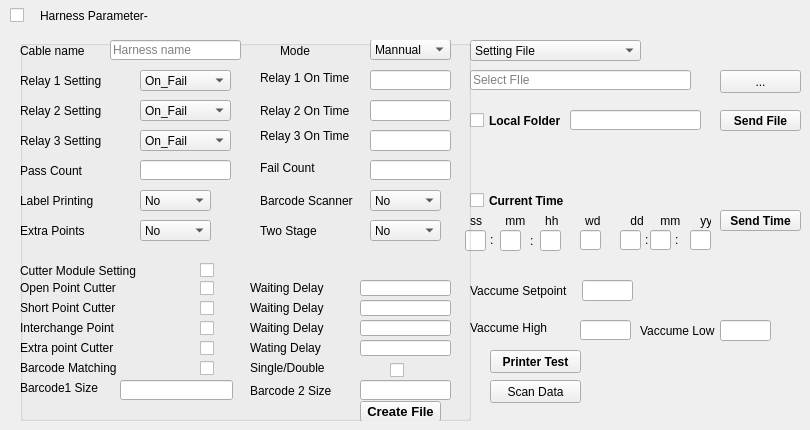
    <widget class="QWidget" name="tab_2">
     <attribute name="title">
      <string>Teaching</string>
     </attribute>
     <widget class="QCheckBox" name="checkBox_12">
      <property name="geometry">
       <rect>
        <x>10</x>
        <y>0</y>
        <width>41</width>
        <height>31</height>
       </rect>
      </property>
      <property name="text">
       <string/>
      </property>
     </widget>
     <widget class="QLabel" name="label_28">
      <property name="geometry">
       <rect>
        <x>40</x>
        <y>0</y>
        <width>111</width>
        <height>31</height>
       </rect>
      </property>
      <property name="font">
       <font>
        <pointsize>9</pointsize>
        <weight>50</weight>
        <bold>false</bold>
       </font>
      </property>
      <property name="text">
       <string>Harness Parameter-</string>
      </property>
     </widget>
     <widget class="QComboBox" name="comboBox_16">
      <property name="geometry">
       <rect>
        <x>470</x>
        <y>40</y>
        <width>171</width>
        <height>21</height>
       </rect>
      </property>
      <item>
       <property name="text">
        <string>Setting File</string>
       </property>
      </item>
      <item>
       <property name="text">
        <string>Harness File</string>
       </property>
      </item>
      <item>
       <property name="text">
        <string>Lable File</string>
       </property>
      </item>
      <item>
       <property name="text">
        <string>Group File</string>
       </property>
      </item>
      <item>
       <property name="text">
        <string>Barcode1 File</string>
       </property>
      </item>
      <item>
       <property name="text">
        <string>Barcode2 File</string>
       </property>
      </item>
     </widget>
     <widget class="QLineEdit" name="lineEdit_31">
      <property name="geometry">
       <rect>
        <x>470</x>
        <y>70</y>
        <width>221</width>
        <height>20</height>
       </rect>
      </property>
      <property name="font">
       <font>
        <weight>50</weight>
        <bold>false</bold>
       </font>
      </property>
      <property name="placeholderText">
       <string>Select FIle</string>
      </property>
     </widget>
     <widget class="QPushButton" name="pushButton_27">
      <property name="geometry">
       <rect>
        <x>720</x>
        <y>70</y>
        <width>81</width>
        <height>23</height>
       </rect>
      </property>
      <property name="text">
       <string>...</string>
      </property>
     </widget>
     <widget class="QCheckBox" name="checkBox_20">
      <property name="geometry">
       <rect>
        <x>470</x>
        <y>110</y>
        <width>91</width>
        <height>21</height>
       </rect>
      </property>
      <property name="font">
       <font>
        <weight>75</weight>
        <bold>true</bold>
       </font>
      </property>
      <property name="text">
       <string>Local Folder</string>
      </property>
     </widget>
     <widget class="QPushButton" name="pushButton_28">
      <property name="geometry">
       <rect>
        <x>720</x>
        <y>110</y>
        <width>81</width>
        <height>21</height>
       </rect>
      </property>
      <property name="font">
       <font>
        <weight>75</weight>
        <bold>true</bold>
       </font>
      </property>
      <property name="text">
       <string>Send File</string>
      </property>
     </widget>
     <widget class="QCheckBox" name="checkBox_21">
      <property name="geometry">
       <rect>
        <x>470</x>
        <y>190</y>
        <width>101</width>
        <height>21</height>
       </rect>
      </property>
      <property name="font">
       <font>
        <weight>75</weight>
        <bold>true</bold>
       </font>
      </property>
      <property name="text">
       <string>Current Time</string>
      </property>
     </widget>
     <widget class="QPushButton" name="pushButton_29">
      <property name="geometry">
       <rect>
        <x>720</x>
        <y>210</y>
        <width>81</width>
        <height>21</height>
       </rect>
      </property>
      <property name="font">
       <font>
        <weight>75</weight>
        <bold>true</bold>
       </font>
      </property>
      <property name="text">
       <string>Send Time</string>
      </property>
     </widget>
     <widget class="QLabel" name="label_56">
      <property name="geometry">
       <rect>
        <x>470</x>
        <y>205</y>
        <width>241</width>
        <height>31</height>
       </rect>
      </property>
      <property name="font">
       <font>
        <weight>50</weight>
        <bold>false</bold>
       </font>
      </property>
      <property name="text">
       <string>ss       mm      hh        wd         dd     mm      yy</string>
      </property>
     </widget>
     <widget class="QLineEdit" name="lineEdit_32">
      <property name="geometry">
       <rect>
        <x>465</x>
        <y>230</y>
        <width>21</width>
        <height>21</height>
       </rect>
      </property>
     </widget>
     <widget class="QLabel" name="label_57">
      <property name="geometry">
       <rect>
        <x>490</x>
        <y>230</y>
        <width>21</width>
        <height>20</height>
       </rect>
      </property>
      <property name="text">
       <string>:</string>
      </property>
     </widget>
     <widget class="QLineEdit" name="lineEdit_33">
      <property name="geometry">
       <rect>
        <x>500</x>
        <y>230</y>
        <width>21</width>
        <height>21</height>
       </rect>
      </property>
     </widget>
     <widget class="QLabel" name="label_58">
      <property name="geometry">
       <rect>
        <x>530</x>
        <y>230</y>
        <width>21</width>
        <height>21</height>
       </rect>
      </property>
      <property name="text">
       <string>:</string>
      </property>
     </widget>
     <widget class="QLineEdit" name="lineEdit_34">
      <property name="geometry">
       <rect>
        <x>540</x>
        <y>230</y>
        <width>21</width>
        <height>21</height>
       </rect>
      </property>
     </widget>
     <widget class="QLineEdit" name="lineEdit_35">
      <property name="geometry">
       <rect>
        <x>580</x>
        <y>230</y>
        <width>21</width>
        <height>20</height>
       </rect>
      </property>
     </widget>
     <widget class="QLineEdit" name="lineEdit_36">
      <property name="geometry">
       <rect>
        <x>620</x>
        <y>230</y>
        <width>21</width>
        <height>20</height>
       </rect>
      </property>
     </widget>
     <widget class="QLabel" name="label_59">
      <property name="geometry">
       <rect>
        <x>645</x>
        <y>230</y>
        <width>21</width>
        <height>20</height>
       </rect>
      </property>
      <property name="text">
       <string>:</string>
      </property>
     </widget>
     <widget class="QLineEdit" name="lineEdit_37">
      <property name="geometry">
       <rect>
        <x>650</x>
        <y>230</y>
        <width>21</width>
        <height>20</height>
       </rect>
      </property>
     </widget>
     <widget class="QLabel" name="label_60">
      <property name="geometry">
       <rect>
        <x>675</x>
        <y>230</y>
        <width>21</width>
        <height>20</height>
       </rect>
      </property>
      <property name="text">
       <string>:</string>
      </property>
     </widget>
     <widget class="QLineEdit" name="lineEdit_38">
      <property name="geometry">
       <rect>
        <x>690</x>
        <y>230</y>
        <width>21</width>
        <height>20</height>
       </rect>
      </property>
     </widget>
     <widget class="QLabel" name="label_61">
      <property name="geometry">
       <rect>
        <x>470</x>
        <y>280</y>
        <width>111</width>
        <height>21</height>
       </rect>
      </property>
      <property name="font">
       <font>
        <weight>50</weight>
        <bold>false</bold>
       </font>
      </property>
      <property name="text">
       <string>Vaccume Setpoint</string>
      </property>
     </widget>
     <widget class="QLineEdit" name="lineEdit_39">
      <property name="geometry">
       <rect>
        <x>582</x>
        <y>280</y>
        <width>51</width>
        <height>21</height>
       </rect>
      </property>
     </widget>
     <widget class="QLabel" name="label_62">
      <property name="geometry">
       <rect>
        <x>470</x>
        <y>320</y>
        <width>81</width>
        <height>16</height>
       </rect>
      </property>
      <property name="font">
       <font>
        <weight>50</weight>
        <bold>false</bold>
       </font>
      </property>
      <property name="text">
       <string>Vaccume High</string>
      </property>
     </widget>
     <widget class="QLineEdit" name="lineEdit_40">
      <property name="geometry">
       <rect>
        <x>580</x>
        <y>320</y>
        <width>51</width>
        <height>20</height>
       </rect>
      </property>
     </widget>
     <widget class="QPushButton" name="pushButton_30">
      <property name="geometry">
       <rect>
        <x>490</x>
        <y>350</y>
        <width>91</width>
        <height>23</height>
       </rect>
      </property>
      <property name="font">
       <font>
        <weight>75</weight>
        <bold>true</bold>
       </font>
      </property>
      <property name="text">
       <string>Printer Test</string>
      </property>
     </widget>
     <widget class="QPushButton" name="pushButton_31">
      <property name="geometry">
       <rect>
        <x>490</x>
        <y>380</y>
        <width>91</width>
        <height>23</height>
       </rect>
      </property>
      <property name="text">
       <string>Scan Data</string>
      </property>
     </widget>
     <widget class="QLabel" name="label_63">
      <property name="geometry">
       <rect>
        <x>640</x>
        <y>320</y>
        <width>81</width>
        <height>21</height>
       </rect>
      </property>
      <property name="font">
       <font>
        <weight>50</weight>
        <bold>false</bold>
       </font>
      </property>
      <property name="text">
       <string>Vaccume Low</string>
      </property>
     </widget>
     <widget class="QLineEdit" name="lineEdit_41">
      <property name="geometry">
       <rect>
        <x>720</x>
        <y>320</y>
        <width>51</width>
        <height>21</height>
       </rect>
      </property>
     </widget>
     <widget class="QLineEdit" name="lineEdit_4">
      <property name="geometry">
       <rect>
        <x>570</x>
        <y>110</y>
        <width>131</width>
        <height>20</height>
       </rect>
      </property>
      <property name="accessibleName">
       <string/>
      </property>
      <property name="echoMode">
       <enum>QLineEdit::Normal</enum>
      </property>
     </widget>
     <widget class="QGroupBox" name="groupBox">
      <property name="geometry">
       <rect>
        <x>20</x>
        <y>40</y>
        <width>451</width>
        <height>381</height>
       </rect>
      </property>
      <property name="title">
       <string/>
      </property>
      <widget class="QLabel" name="label_29">
       <property name="geometry">
        <rect>
         <x>0</x>
         <y>0</y>
         <width>81</width>
         <height>21</height>
        </rect>
       </property>
       <property name="font">
        <font>
         <pointsize>9</pointsize>
         <weight>50</weight>
         <bold>false</bold>
        </font>
       </property>
       <property name="text">
        <string>Cable name</string>
       </property>
      </widget>
      <widget class="QLineEdit" name="lineEdit_19">
       <property name="geometry">
        <rect>
         <x>90</x>
         <y>0</y>
         <width>131</width>
         <height>20</height>
        </rect>
       </property>
       <property name="font">
        <font>
         <pointsize>9</pointsize>
         <weight>50</weight>
         <bold>false</bold>
        </font>
       </property>
       <property name="text">
        <string/>
       </property>
       <property name="placeholderText">
        <string>Harness name</string>
       </property>
      </widget>
      <widget class="QLabel" name="label_43">
       <property name="geometry">
        <rect>
         <x>260</x>
         <y>0</y>
         <width>41</width>
         <height>21</height>
        </rect>
       </property>
       <property name="font">
        <font>
         <weight>50</weight>
         <bold>false</bold>
        </font>
       </property>
       <property name="text">
        <string>Mode</string>
       </property>
      </widget>
      <widget class="QComboBox" name="comboBox_13">
       <property name="geometry">
        <rect>
         <x>350</x>
         <y>-1</y>
         <width>81</width>
         <height>21</height>
        </rect>
       </property>
       <item>
        <property name="text">
         <string>Mannual</string>
        </property>
       </item>
       <item>
        <property name="text">
         <string>Auto</string>
        </property>
       </item>
      </widget>
      <widget class="QLabel" name="label_30">
       <property name="geometry">
        <rect>
         <x>0</x>
         <y>30</y>
         <width>101</width>
         <height>21</height>
        </rect>
       </property>
       <property name="font">
        <font>
         <pointsize>9</pointsize>
         <weight>50</weight>
         <bold>false</bold>
        </font>
       </property>
       <property name="text">
        <string>Relay 1 Setting</string>
       </property>
      </widget>
      <widget class="QLabel" name="label_31">
       <property name="geometry">
        <rect>
         <x>0</x>
         <y>60</y>
         <width>91</width>
         <height>21</height>
        </rect>
       </property>
       <property name="font">
        <font>
         <pointsize>9</pointsize>
         <weight>50</weight>
         <bold>false</bold>
        </font>
       </property>
       <property name="text">
        <string>Relay 2 Setting</string>
       </property>
      </widget>
      <widget class="QLabel" name="label_32">
       <property name="geometry">
        <rect>
         <x>0</x>
         <y>90</y>
         <width>91</width>
         <height>21</height>
        </rect>
       </property>
       <property name="font">
        <font>
         <pointsize>9</pointsize>
         <weight>50</weight>
         <bold>false</bold>
        </font>
       </property>
       <property name="text">
        <string>Relay 3 Setting</string>
       </property>
      </widget>
      <widget class="QComboBox" name="comboBox_8">
       <property name="geometry">
        <rect>
         <x>120</x>
         <y>30</y>
         <width>91</width>
         <height>21</height>
        </rect>
       </property>
       <property name="font">
        <font>
         <pointsize>9</pointsize>
         <weight>50</weight>
         <bold>false</bold>
        </font>
       </property>
       <item>
        <property name="text">
         <string>On_Fail</string>
        </property>
       </item>
       <item>
        <property name="text">
         <string>On_Pass</string>
        </property>
       </item>
      </widget>
      <widget class="QComboBox" name="comboBox_9">
       <property name="geometry">
        <rect>
         <x>120</x>
         <y>60</y>
         <width>91</width>
         <height>21</height>
        </rect>
       </property>
       <property name="font">
        <font>
         <pointsize>9</pointsize>
         <weight>50</weight>
         <bold>false</bold>
        </font>
       </property>
       <item>
        <property name="text">
         <string>On_Fail</string>
        </property>
       </item>
       <item>
        <property name="text">
         <string>On_Pass</string>
        </property>
       </item>
      </widget>
      <widget class="QComboBox" name="comboBox_10">
       <property name="geometry">
        <rect>
         <x>120</x>
         <y>90</y>
         <width>91</width>
         <height>21</height>
        </rect>
       </property>
       <property name="font">
        <font>
         <pointsize>9</pointsize>
         <weight>50</weight>
         <bold>false</bold>
        </font>
       </property>
       <item>
        <property name="text">
         <string>On_Fail</string>
        </property>
       </item>
       <item>
        <property name="text">
         <string>On_Pass</string>
        </property>
       </item>
      </widget>
      <widget class="QLabel" name="label_44">
       <property name="geometry">
        <rect>
         <x>240</x>
         <y>30</y>
         <width>91</width>
         <height>16</height>
        </rect>
       </property>
       <property name="font">
        <font>
         <weight>50</weight>
         <bold>false</bold>
        </font>
       </property>
       <property name="text">
        <string>Relay 1 On Time</string>
       </property>
      </widget>
      <widget class="QLabel" name="label_45">
       <property name="geometry">
        <rect>
         <x>240</x>
         <y>60</y>
         <width>91</width>
         <height>21</height>
        </rect>
       </property>
       <property name="font">
        <font>
         <weight>50</weight>
         <bold>false</bold>
        </font>
       </property>
       <property name="text">
        <string>Relay 2 On Time</string>
       </property>
      </widget>
      <widget class="QLabel" name="label_46">
       <property name="geometry">
        <rect>
         <x>240</x>
         <y>80</y>
         <width>91</width>
         <height>31</height>
        </rect>
       </property>
       <property name="font">
        <font>
         <weight>50</weight>
         <bold>false</bold>
        </font>
       </property>
       <property name="text">
        <string>Relay 3 On Time</string>
       </property>
      </widget>
      <widget class="QLineEdit" name="lineEdit_22">
       <property name="geometry">
        <rect>
         <x>350</x>
         <y>30</y>
         <width>81</width>
         <height>20</height>
        </rect>
       </property>
      </widget>
      <widget class="QLineEdit" name="lineEdit_23">
       <property name="geometry">
        <rect>
         <x>350</x>
         <y>60</y>
         <width>81</width>
         <height>21</height>
        </rect>
       </property>
      </widget>
      <widget class="QLineEdit" name="lineEdit_24">
       <property name="geometry">
        <rect>
         <x>350</x>
         <y>90</y>
         <width>81</width>
         <height>21</height>
        </rect>
       </property>
      </widget>
      <widget class="QLabel" name="label_33">
       <property name="geometry">
        <rect>
         <x>0</x>
         <y>120</y>
         <width>71</width>
         <height>21</height>
        </rect>
       </property>
       <property name="font">
        <font>
         <pointsize>9</pointsize>
         <weight>50</weight>
         <bold>false</bold>
        </font>
       </property>
       <property name="text">
        <string>Pass Count</string>
       </property>
      </widget>
      <widget class="QLineEdit" name="lineEdit_20">
       <property name="geometry">
        <rect>
         <x>120</x>
         <y>120</y>
         <width>91</width>
         <height>20</height>
        </rect>
       </property>
       <property name="font">
        <font>
         <pointsize>9</pointsize>
         <weight>50</weight>
         <bold>false</bold>
        </font>
       </property>
      </widget>
      <widget class="QLabel" name="label_47">
       <property name="geometry">
        <rect>
         <x>240</x>
         <y>120</y>
         <width>61</width>
         <height>16</height>
        </rect>
       </property>
       <property name="font">
        <font>
         <weight>50</weight>
         <bold>false</bold>
        </font>
       </property>
       <property name="text">
        <string>Fail Count</string>
       </property>
      </widget>
      <widget class="QLineEdit" name="lineEdit_25">
       <property name="geometry">
        <rect>
         <x>350</x>
         <y>120</y>
         <width>81</width>
         <height>20</height>
        </rect>
       </property>
      </widget>
      <widget class="QLabel" name="label_34">
       <property name="geometry">
        <rect>
         <x>0</x>
         <y>150</y>
         <width>81</width>
         <height>21</height>
        </rect>
       </property>
       <property name="font">
        <font>
         <pointsize>9</pointsize>
         <weight>50</weight>
         <bold>false</bold>
        </font>
       </property>
       <property name="text">
        <string>Label Printing</string>
       </property>
      </widget>
      <widget class="QComboBox" name="comboBox_11">
       <property name="geometry">
        <rect>
         <x>120</x>
         <y>150</y>
         <width>71</width>
         <height>21</height>
        </rect>
       </property>
       <property name="font">
        <font>
         <pointsize>9</pointsize>
         <weight>50</weight>
         <bold>false</bold>
        </font>
       </property>
       <item>
        <property name="text">
         <string>No</string>
        </property>
       </item>
       <item>
        <property name="text">
         <string>Yes</string>
        </property>
       </item>
      </widget>
      <widget class="QLabel" name="label_48">
       <property name="geometry">
        <rect>
         <x>240</x>
         <y>150</y>
         <width>101</width>
         <height>21</height>
        </rect>
       </property>
       <property name="font">
        <font>
         <weight>50</weight>
         <bold>false</bold>
        </font>
       </property>
       <property name="text">
        <string>Barcode Scanner</string>
       </property>
      </widget>
      <widget class="QComboBox" name="comboBox_14">
       <property name="geometry">
        <rect>
         <x>350</x>
         <y>150</y>
         <width>71</width>
         <height>21</height>
        </rect>
       </property>
       <item>
        <property name="text">
         <string>No</string>
        </property>
       </item>
       <item>
        <property name="text">
         <string>Yes</string>
        </property>
       </item>
      </widget>
      <widget class="QLabel" name="label_35">
       <property name="geometry">
        <rect>
         <x>0</x>
         <y>180</y>
         <width>71</width>
         <height>21</height>
        </rect>
       </property>
       <property name="font">
        <font>
         <pointsize>9</pointsize>
         <weight>50</weight>
         <bold>false</bold>
        </font>
       </property>
       <property name="text">
        <string>Extra Points</string>
       </property>
      </widget>
      <widget class="QComboBox" name="comboBox_12">
       <property name="geometry">
        <rect>
         <x>120</x>
         <y>180</y>
         <width>71</width>
         <height>21</height>
        </rect>
       </property>
       <property name="font">
        <font>
         <pointsize>9</pointsize>
         <weight>50</weight>
         <bold>false</bold>
        </font>
       </property>
       <item>
        <property name="text">
         <string>No</string>
        </property>
       </item>
       <item>
        <property name="text">
         <string>Yes</string>
        </property>
       </item>
      </widget>
      <widget class="QLabel" name="label_49">
       <property name="geometry">
        <rect>
         <x>240</x>
         <y>170</y>
         <width>71</width>
         <height>41</height>
        </rect>
       </property>
       <property name="font">
        <font>
         <weight>50</weight>
         <bold>false</bold>
        </font>
       </property>
       <property name="text">
        <string>Two Stage</string>
       </property>
      </widget>
      <widget class="QComboBox" name="comboBox_15">
       <property name="geometry">
        <rect>
         <x>350</x>
         <y>180</y>
         <width>71</width>
         <height>21</height>
        </rect>
       </property>
       <item>
        <property name="text">
         <string>No</string>
        </property>
       </item>
       <item>
        <property name="text">
         <string>Yes</string>
        </property>
       </item>
      </widget>
      <widget class="QLabel" name="label_36">
       <property name="geometry">
        <rect>
         <x>0</x>
         <y>220</y>
         <width>131</width>
         <height>21</height>
        </rect>
       </property>
       <property name="font">
        <font>
         <pointsize>9</pointsize>
         <weight>50</weight>
         <bold>false</bold>
        </font>
       </property>
       <property name="text">
        <string>Cutter Module Setting</string>
       </property>
      </widget>
      <widget class="QCheckBox" name="checkBox_13">
       <property name="geometry">
        <rect>
         <x>180</x>
         <y>220</y>
         <width>21</width>
         <height>21</height>
        </rect>
       </property>
       <property name="font">
        <font>
         <pointsize>9</pointsize>
         <weight>50</weight>
         <bold>false</bold>
        </font>
       </property>
       <property name="text">
        <string/>
       </property>
      </widget>
      <widget class="QLabel" name="label_37">
       <property name="geometry">
        <rect>
         <x>0</x>
         <y>240</y>
         <width>101</width>
         <height>16</height>
        </rect>
       </property>
       <property name="font">
        <font>
         <pointsize>9</pointsize>
         <weight>50</weight>
         <bold>false</bold>
        </font>
       </property>
       <property name="text">
        <string>Open Point Cutter</string>
       </property>
      </widget>
      <widget class="QLabel" name="label_38">
       <property name="geometry">
        <rect>
         <x>0</x>
         <y>260</y>
         <width>101</width>
         <height>16</height>
        </rect>
       </property>
       <property name="font">
        <font>
         <pointsize>9</pointsize>
         <weight>50</weight>
         <bold>false</bold>
        </font>
       </property>
       <property name="text">
        <string>Short Point Cutter</string>
       </property>
      </widget>
      <widget class="QCheckBox" name="checkBox_14">
       <property name="geometry">
        <rect>
         <x>180</x>
         <y>240</y>
         <width>21</width>
         <height>17</height>
        </rect>
       </property>
       <property name="text">
        <string/>
       </property>
      </widget>
      <widget class="QCheckBox" name="checkBox_15">
       <property name="geometry">
        <rect>
         <x>180</x>
         <y>260</y>
         <width>21</width>
         <height>17</height>
        </rect>
       </property>
       <property name="text">
        <string/>
       </property>
      </widget>
      <widget class="QLabel" name="label_50">
       <property name="geometry">
        <rect>
         <x>230</x>
         <y>240</y>
         <width>91</width>
         <height>16</height>
        </rect>
       </property>
       <property name="font">
        <font>
         <weight>50</weight>
         <bold>false</bold>
        </font>
       </property>
       <property name="text">
        <string>Waiting Delay</string>
       </property>
      </widget>
      <widget class="QLineEdit" name="lineEdit_26">
       <property name="geometry">
        <rect>
         <x>340</x>
         <y>240</y>
         <width>91</width>
         <height>16</height>
        </rect>
       </property>
      </widget>
      <widget class="QLabel" name="label_51">
       <property name="geometry">
        <rect>
         <x>230</x>
         <y>260</y>
         <width>91</width>
         <height>16</height>
        </rect>
       </property>
       <property name="font">
        <font>
         <weight>50</weight>
         <bold>false</bold>
        </font>
       </property>
       <property name="text">
        <string>Waiting Delay</string>
       </property>
      </widget>
      <widget class="QLineEdit" name="lineEdit_27">
       <property name="geometry">
        <rect>
         <x>340</x>
         <y>260</y>
         <width>91</width>
         <height>16</height>
        </rect>
       </property>
      </widget>
      <widget class="QLabel" name="label_39">
       <property name="geometry">
        <rect>
         <x>0</x>
         <y>280</y>
         <width>101</width>
         <height>16</height>
        </rect>
       </property>
       <property name="font">
        <font>
         <weight>50</weight>
         <bold>false</bold>
        </font>
       </property>
       <property name="text">
        <string>Interchange Point</string>
       </property>
      </widget>
      <widget class="QCheckBox" name="checkBox_16">
       <property name="geometry">
        <rect>
         <x>180</x>
         <y>280</y>
         <width>21</width>
         <height>17</height>
        </rect>
       </property>
       <property name="text">
        <string/>
       </property>
      </widget>
      <widget class="QLabel" name="label_52">
       <property name="geometry">
        <rect>
         <x>230</x>
         <y>280</y>
         <width>91</width>
         <height>16</height>
        </rect>
       </property>
       <property name="font">
        <font>
         <weight>50</weight>
         <bold>false</bold>
        </font>
       </property>
       <property name="text">
        <string>Waiting Delay</string>
       </property>
      </widget>
      <widget class="QLineEdit" name="lineEdit_28">
       <property name="geometry">
        <rect>
         <x>340</x>
         <y>280</y>
         <width>91</width>
         <height>16</height>
        </rect>
       </property>
      </widget>
      <widget class="QLabel" name="label_40">
       <property name="geometry">
        <rect>
         <x>0</x>
         <y>300</y>
         <width>101</width>
         <height>16</height>
        </rect>
       </property>
       <property name="font">
        <font>
         <weight>50</weight>
         <bold>false</bold>
        </font>
       </property>
       <property name="text">
        <string>Extra point Cutter</string>
       </property>
      </widget>
      <widget class="QCheckBox" name="checkBox_17">
       <property name="geometry">
        <rect>
         <x>180</x>
         <y>300</y>
         <width>21</width>
         <height>17</height>
        </rect>
       </property>
       <property name="text">
        <string/>
       </property>
      </widget>
      <widget class="QLabel" name="label_53">
       <property name="geometry">
        <rect>
         <x>230</x>
         <y>300</y>
         <width>91</width>
         <height>16</height>
        </rect>
       </property>
       <property name="font">
        <font>
         <weight>50</weight>
         <bold>false</bold>
        </font>
       </property>
       <property name="text">
        <string>Wating Delay</string>
       </property>
      </widget>
      <widget class="QLineEdit" name="lineEdit_29">
       <property name="geometry">
        <rect>
         <x>340</x>
         <y>300</y>
         <width>91</width>
         <height>16</height>
        </rect>
       </property>
      </widget>
      <widget class="QLabel" name="label_41">
       <property name="geometry">
        <rect>
         <x>0</x>
         <y>320</y>
         <width>111</width>
         <height>16</height>
        </rect>
       </property>
       <property name="font">
        <font>
         <weight>50</weight>
         <bold>false</bold>
        </font>
       </property>
       <property name="text">
        <string>Barcode Matching</string>
       </property>
      </widget>
      <widget class="QCheckBox" name="checkBox_18">
       <property name="geometry">
        <rect>
         <x>180</x>
         <y>320</y>
         <width>21</width>
         <height>17</height>
        </rect>
       </property>
       <property name="text">
        <string/>
       </property>
      </widget>
      <widget class="QLabel" name="label_54">
       <property name="geometry">
        <rect>
         <x>230</x>
         <y>320</y>
         <width>81</width>
         <height>16</height>
        </rect>
       </property>
       <property name="font">
        <font>
         <weight>50</weight>
         <bold>false</bold>
        </font>
       </property>
       <property name="text">
        <string>Single/Double</string>
       </property>
      </widget>
      <widget class="QCheckBox" name="checkBox_19">
       <property name="geometry">
        <rect>
         <x>370</x>
         <y>320</y>
         <width>21</width>
         <height>21</height>
        </rect>
       </property>
       <property name="text">
        <string/>
       </property>
      </widget>
      <widget class="QLabel" name="label_42">
       <property name="geometry">
        <rect>
         <x>0</x>
         <y>340</y>
         <width>91</width>
         <height>16</height>
        </rect>
       </property>
       <property name="font">
        <font>
         <weight>50</weight>
         <bold>false</bold>
        </font>
       </property>
       <property name="text">
        <string>Barcode1 Size</string>
       </property>
      </widget>
      <widget class="QLineEdit" name="lineEdit_21">
       <property name="geometry">
        <rect>
         <x>100</x>
         <y>340</y>
         <width>113</width>
         <height>20</height>
        </rect>
       </property>
      </widget>
      <widget class="QLabel" name="label_55">
       <property name="geometry">
        <rect>
         <x>230</x>
         <y>340</y>
         <width>81</width>
         <height>21</height>
        </rect>
       </property>
       <property name="font">
        <font>
         <weight>50</weight>
         <bold>false</bold>
        </font>
       </property>
       <property name="text">
        <string>Barcode 2 Size</string>
       </property>
      </widget>
      <widget class="QLineEdit" name="lineEdit_30">
       <property name="geometry">
        <rect>
         <x>340</x>
         <y>340</y>
         <width>91</width>
         <height>20</height>
        </rect>
       </property>
      </widget>
      <widget class="QPushButton" name="pushButton_26">
       <property name="geometry">
        <rect>
         <x>340</x>
         <y>361</y>
         <width>81</width>
         <height>21</height>
        </rect>
       </property>
       <property name="font">
        <font>
         <pointsize>10</pointsize>
         <weight>75</weight>
         <bold>true</bold>
        </font>
       </property>
       <property name="text">
        <string>Create File</string>
       </property>
      </widget>
     </widget>
    </widget>
